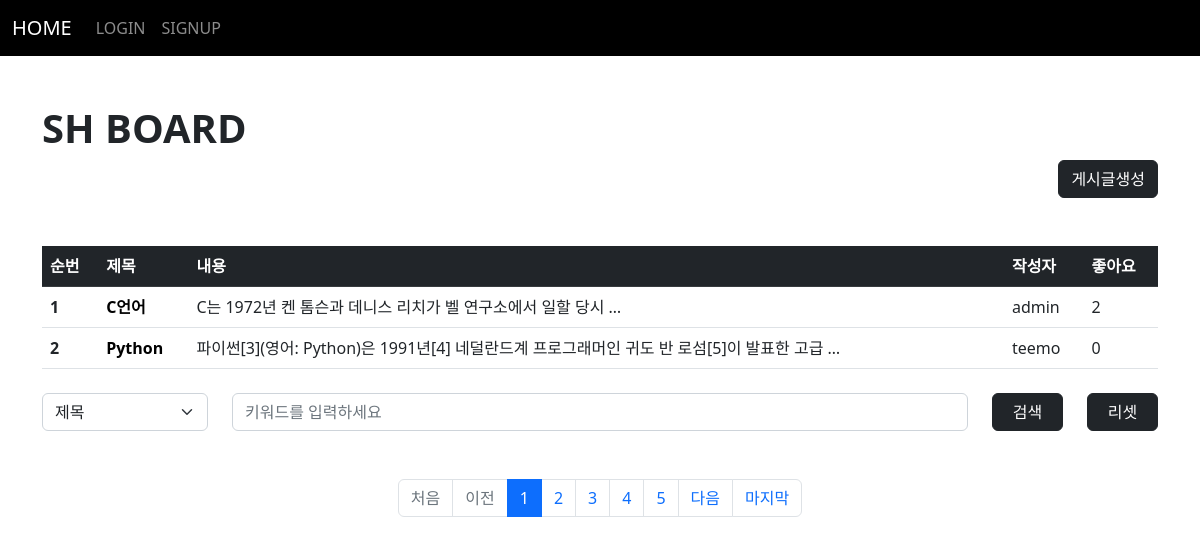
The app's page /board/index/ with its own data.
### board/models.py (models this page shows, shortened)
class Board(models.Model):
    subject = models.CharField(max_length=100)
    writer = models.ForeignKey(User, on_delete=models.CASCADE, related_name="writer")
    content = models.TextField()
    pubdate = models.DateTimeField()
    likey = models.ManyToManyField(User, blank=True, related_name="likey")

### acc/models.py (models this page shows, shortened)
class User(AbstractUser): # AbstractBaseUser 아니에요
    pic = models.ImageField(upload_to="user")
    comment = models.TextField()
    point = models.IntegerField(default=0)

### board/views.py (the view)
# urls.py: path('index/', views.index, name="index"),
def index(request):
    kw = request.GET.get("kw", "")
    cate = request.GET.get("cate", "")
    pg = request.GET.get("page", 1)
    if kw:
        if cate == "sub":
            b = Board.objects.filter(subject_startswith=kw)
        elif cate == "wri":
            try:
                from acc.models import User
                u = User.objects.get(username=kw)
                b = Board.objects.filter(writer=u)
            except:
                b = Board.objects.none()
        elif cate == "con":
            b = Board.objects.filter(content__contains=kw)
    else:
        b = Board.objects.all()
    pag = Paginator(b, 2)
    obj = pag.get_page(pg)
    context = {
        "bset" : obj,
        "kw" : kw,
        "cate" : cate,
    }
    return render(request, "board/index.html", context)

### templates/board/index.html (shortened to what this page needs)
{% extends 'base.html' %}
{% block con %}
   {% load mathfilters %}
    <h1><b>SH BOARD</b></h1>
    <div class="text-end">
        <a href="{% url 'board:create' %}" class="btn btn-dark">게시글생성</a>
    </div>
    <table class="table mt-5 table-hover">
        <thead>
            <tr class="table-dark">
                <th scope="col">순번</th>
                <th scope="col">제목</th>
                <th scope="col">내용</th>
                <th scope="col">작성자</th>
                <th scope="col">좋아요</th>
            </tr>
        </thead>
        <tbody>
            {% for i in bset %}
                <tr>
                    <th scope="row">{{ bset.start_index|add:forloop.counter0 }}</th>
                    <td><a class="sub" href="{% url 'board:detail' i.id %}">{{ i.subject }}</a></td>
                    <td>{{ i.content|truncatewords:10 }}</td>
                    <td>{{ i.writer }}</td>
                    <td>{{ i.likey.count }}</td>
                </tr>
            {% empty %}
                    <tr>
                        <th colspan="5" class="text-center">{% if kw %}검색결과가 없습니다...{% else %}첫번째 게시글을 작성해주세요!!{% endif %}</th>
                    </tr>
            {% endfor %}
        </tbody>
    </table>
    <form>
        <div class="mt-4 mb-4 row">
            <div class="col-sm-2">
                <select class="form-select" name="cate">
                    <option value="sub" {% if cate == "sub" %}selected{% endif %}>제목</option>
                </select>
            </div>
            <div class="col-sm-8">
                <input type="text" name="kw" value="{{kw}}" class="form-control" placeholder="키워드를 입력하세요">
            </div>
            <div class="col-sm-1">
                <button class="btn btn-dark" style="width:100%">검색</button>
            </div>
            <div class="col-sm-1">
                <a href="{% url 'board:index' %}"><button type="button" class="btn btn-dark" style="width:100%">리셋</button></a>
            </div>
        </div>
    </form>
    <nav aria-label="Page navigation example" class="mt-5">
        <ul class="pagination justify-content-center">
            {% if bset.has_previous %}
                <li class="page-item"><a class="page-link" href="{% url 'board:index' %}?page=1">처음</a></li>
                <li class="page-item"><a class="page-link" href="{% url 'board:index' %}?page={{bset.previous_page_number}}">이전</a></li>
            {% else %}
                <li class="page-item disabled"><a class="page-link">처음</a></li>
                <li class="page-item disabled"><a class="page-link">이전</a></li>
            {% endif %}
            {% for i in bset.paginator.page_range %}
                {% if i >= bset.number|sub:4 and bset.number|add:5 >= i %}
                    <li class="page-item {% if bset.number == i %}active{% endif %}"><a class="page-link" href="{% url 'board:index' %}?page={{i}}">{{i}}</a></li>
                {% endif %}
            {% endfor %}
            {% if bset.has_next %}
                <li class="page-item"><a class="page-link" href="{% url 'board:index' %}?page={{bset.next_page_number}}">다음</a></li>
                <li class="page-item"><a class="page-link" href="{% url 'board:index' %}?page={{bset.paginator.num_pages}}">마지막</a></li>
            {% else %}
                <li class="page-item disabled"><a class="page-link">다음</a></li>
                <li class="page-item disabled"><a class="page-link">마지막</a></li>
            {% endif %}
        </ul>
    </nav>
{% endblock %}

### templates/base.html (shortened to what this page needs)
<!doctype html>
<html lang="en">
    <head>
        <link href="https://cdn.jsdelivr.net/npm/bootstrap@5.2.1/dist/css/bootstrap.min.css" rel="stylesheet">
    </head>
    <body>
        {% if user.is_authenticated %}
            <nav class="navbar navbar-expand-lg navbar-dark" style="background-color: rgb(0, 0, 0);">
                <div class="container-fluid">
                    <a class="navbar-brand" href="#">Navbar</a>
                    <button class="navbar-toggler" type="button" data-bs-toggle="collapse" data-bs-target="#navbarSupportedContent" aria-controls="navbarSupportedContent" aria-expanded="false" aria-label="Toggle navigation">
                        <span class="navbar-toggler-icon"></span>
                    </button>
                    <div class="collapse navbar-collapse" id="navbarSupportedContent">
                        <ul class="navbar-nav me-auto mb-2 mb-lg-0">
                            <li class="nav-item">
                                <a class="nav-link active" aria-current="page" href="{% url 'acc:index' %}">Home</a>
                            </li>
                            <li class="nav-item">
                                <a class="nav-link" href="{% url 'board:index' %}">BOARD</a>
                            </li>
                            <li class="nav-item">
                                <a class="nav-link" href="{% url 'vote:index' %}">VOTE</a>
                            </li>
                            <li class="nav-item">
                                <a class="nav-link" href="{% url 'trans:index' %}">TRANS</a>
                            </li>
                            <li class="nav-item dropdown">
                                <a class="nav-link dropdown-toggle" href="#" role="button" data-bs-toggle="dropdown" aria-expanded="false">
                                    {{user}}
                                </a>
                                <ul class="dropdown-menu">
                                    <li><a class="dropdown-item" href="{% url 'acc:profile' %}">PROFILE</a></li>
                                    <li><hr class="dropdown-divider"></li>
                                    <li><a class="dropdown-item" href="{% url 'acc:logout' %}">LOGOUT</a></li>
                                </ul>
                            </li>
                        </ul>
                    </div>
                </div>
            </nav>
        {% else %}
            <nav class="navbar navbar-expand-lg navbar-dark" style="background-color: rgb(0, 0, 0);">
                <div class="container-fluid">
                    <a class="navbar-brand" href="{% url 'acc:index' %}">HOME</a>
                    <div class="collapse navbar-collapse" id="navbarSupportedContent">
                        <ul class="navbar-nav me-auto mb-2 mb-lg-0">
                            <li class="nav-item">
                                <a class="nav-link" href="{% url 'acc:login' %}">LOGIN</a>
                            </li>
                            <li class="nav-item">
                                <a class="nav-link" href="{% url 'acc:signup' %}">SIGNUP</a>
                            </li>
                        </ul>
                    </div>
                </div>
            </nav>
        {% endif %}
        <div class="container mt-5 mb-5">
            {% block con %}
            {% endblock %}
        </div>
    </body>
</html>

### templates/board/index.html (style rules this page uses)
.sub { text-decoration: none; font-weight: bold; color: black; }

### records on screen
Board: start_index|add "1", subject "C언어", content "C는 1972년 켄 톰슨과 데니스 리치가 벨 연구소에서 일할 당시 …", writer "admin", likey.count "2"
Board: start_index|add "2", subject "Python", content "파이썬[3](영어: Python)은 1991년[4] 네덜란드계 프로그래머인 귀도 반 로섬[5]이 발표한 고급 …", writer "teemo", likey.count "0"

### other values on screen
{{ i }} "1" "2" "3" "4" "5"
